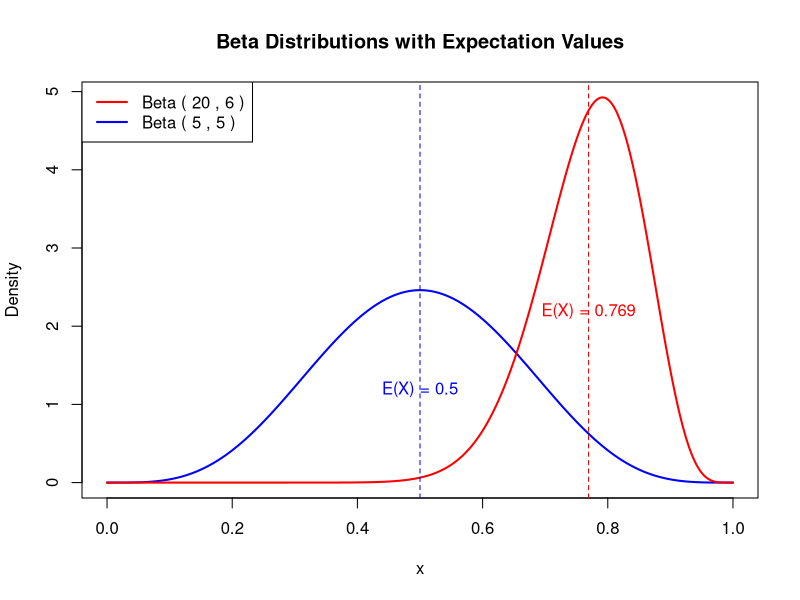

Here is the R script that generated this plot:
x <- seq(0, 1, length = 100000)

a1 <- 5
b1 <- 5
y1 <- dbeta(x, shape1 = a1, shape2 = b1)

a2 <- 20
b2 <- 6
y2 <- dbeta(x, shape1 = a2, shape2 = b2)
mean1 <- a1 / (a1 + b1)  

mean2 <- a2 / (a2 + b2)  

plot(x, y1, type = "l", col = "blue", lwd = 2, ylim = c(0, max(y1, y2)),
     main = "Beta Distributions with Expectation Values", xlab = "x", ylab = "Density")

lines(x, y2, col = "red", lwd = 2)

abline(v = mean1, col = "blue", lty = 2) 
 abline(v = mean2, col = "red", lty = 2)  
 
text(mean1, 1, labels = paste0("E(X) = ", round(mean1, 3)), pos = 3, col = "blue")
text(mean2, 2, labels = paste0("E(X) = ", round(mean2, 3)), pos = 3, col = "red")

legend("topleft", 
       legend = c(paste("Beta (", a2, ",", b2, ")", sep = " "), 
                  paste("Beta (", a1, ",", b1, ")", sep = " ")),
       col = c("red", "blue"), lwd = 2)
